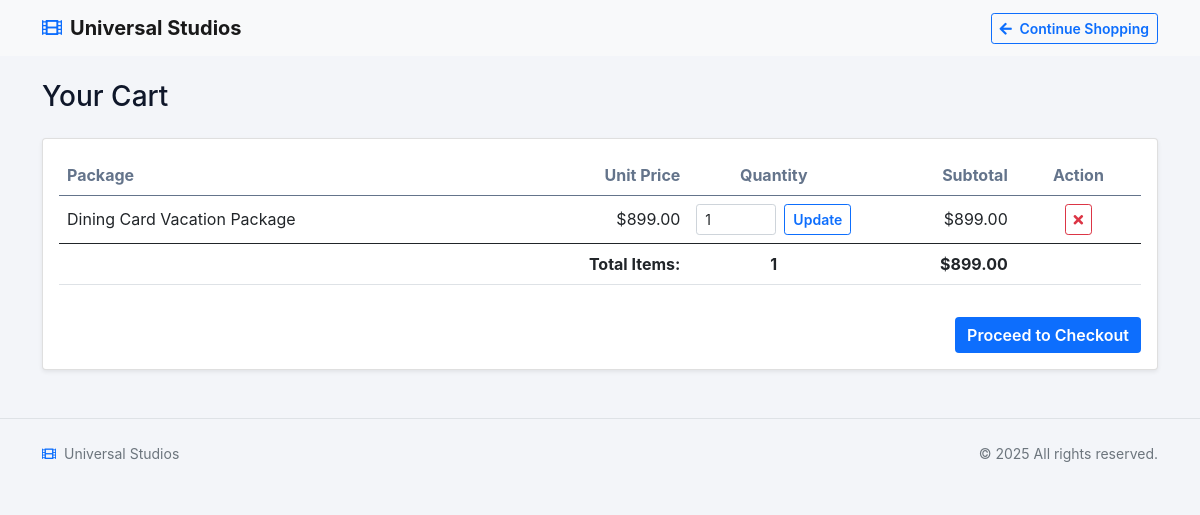
/Codes/customer/cart.php (signed in), run on the app's committed database.
### tables this page shows
CREATE TABLE `carts` (
  `id` int(10) UNSIGNED NOT NULL,
  `user_id` int(10) UNSIGNED NOT NULL,
  `package_id` int(10) UNSIGNED NOT NULL,
  `qty` int(10) UNSIGNED NOT NULL DEFAULT 1,
  `created_at` datetime NOT NULL DEFAULT current_timestamp(),
  `updated_at` datetime NOT NULL DEFAULT current_timestamp() ON UPDATE current_timestamp()
);

CREATE TABLE `packages` (
  `id` int(10) UNSIGNED NOT NULL,
  `title` varchar(120) NOT NULL,
  `short_desc` varchar(255) DEFAULT NULL,
  `price_usd` decimal(10,2) NOT NULL DEFAULT 0.00,
  `status` enum('active','inactive') NOT NULL DEFAULT 'active',
  `image_path` varchar(255) DEFAULT NULL,
  `created_at` datetime NOT NULL DEFAULT current_timestamp(),
  `updated_at` datetime NOT NULL DEFAULT current_timestamp() ON UPDATE current_timestamp()
);

### Codes/customer/cart.php (the view, shortened to what this page needs)
<?php
require __DIR__ . '/database.php';
$userId = (int)$_SESSION['user']['id'];
$sql = "SELECT c.id AS cart_id, c.qty, p.id AS package_id, p.title, p.price_usd
        FROM carts c
        JOIN packages p ON p.id = c.package_id
        WHERE c.user_id = ?
        ORDER BY c.updated_at DESC";
$stmt = $conn->prepare($sql);
$stmt->bind_param('i', $userId);
$stmt->execute();
$rows = $stmt->get_result()->fetch_all(MYSQLI_ASSOC);
function e($s) { return htmlspecialchars((string)$s, ENT_QUOTES, 'UTF-8'); }
?>
<!DOCTYPE html>
<html lang="en">
<head>
  <link href="https://cdn.jsdelivr.net/npm/bootstrap@5.0.0/dist/css/bootstrap.min.css" rel="stylesheet">
  <link rel="stylesheet" href="https://use.fontawesome.com/releases/v5.15.4/css/all.css"/>
  <link href="css/style.css" rel="stylesheet">
</head>
<body>
<nav class="navbar navbar-light bg-light">
  <div class="container">
    <a class="navbar-brand d-flex align-items-center" href="index.php">
      <i class="fas fa-film text-primary me-2"></i><strong><?= BRAND_NAME ?></strong>
    </a>
    <div class="d-flex gap-2">
      <a href="package.php" class="btn btn-outline-primary btn-sm"><i class="fas fa-arrow-left me-1"></i> Continue Shopping</a>
    </div>
  </div>
</nav>
<main class="container my-4">
  <h1 class="h3 mb-4">Your Cart</h1>
  <?php if (!$rows): ?>
    <div class="alert alert-info">
      <i class="far fa-frown me-2"></i>Your cart is empty.
      <a href="package.php" class="btn btn-primary btn-sm ms-2">Browse Packages</a>
    </div>
  <?php else: ?>
    <div class="card shadow-sm">
      <div class="card-body">
        <div class="table-responsive">
          <table class="table align-middle">
            <thead>
              <tr>
                <th>Package</th>
                <th class="text-end">Unit Price</th>
                <th style="width:150px;" class="text-center">Quantity</th>
                <th class="text-end">Subtotal</th>
                <th class="text-center">Action</th>
              </tr>
            </thead>
            <tbody>
            <?php $total = 0.0; $totalQty = 0; ?>
            <?php foreach ($rows as $r):
              $price = (float)$r['price_usd'];
              $qty = (int)$r['qty'];
              $sub = $price * $qty;
              $total += $sub;
              $totalQty += $qty;
            ?>
              <tr>
                <td><?= e($r['title']) ?></td>
                <td class="text-end">$<?= number_format($price,2) ?></td>
                <td class="text-center">
                  <form class="d-flex gap-2 justify-content-center" method="post" action="cart_update.php">
                    <input type="number" min="1" name="qty" value="<?= $qty ?>" class="form-control form-control-sm" style="width:80px;">
                    <button class="btn btn-sm btn-outline-primary">Update</button>
                  </form>
                </td>
                <td class="text-end">$<?= number_format($sub,2) ?></td>
                <td class="text-center">
                  <form method="post" action="cart_remove.php" onsubmit="return confirm('Remove this item?');">
                    <button class="btn btn-sm btn-outline-danger"><i class="fas fa-times"></i></button>
                  </form>
                </td>
              </tr>
            <?php endforeach; ?>
            </tbody>
            <tfoot>
              <tr>
                <th colspan="2" class="text-end">Total Items:</th>
                <th class="text-center"><?= $totalQty ?></th>
                <th class="text-end">$<?= number_format($total,2) ?></th>
                <th></th>
              </tr>
            </tfoot>
          </table>
        </div>
        <div class="d-flex justify-content-end mt-3">
          <a href="checkout.php" class="btn btn-primary">Proceed to Checkout</a>
        </div>
      </div>
    </div>
  <?php endif; ?>
</main>
<footer class="border-top py-4 mt-5">
  <div class="container small text-muted d-flex justify-content-between">
    <span><i class="fas fa-film text-primary me-2"></i><?= BRAND_NAME ?></span>
    <span>&copy; <?= date('Y') ?> All rights reserved.</span>
  </div>
</footer>
</body>
</html>

### Codes/css/style.css (style rules this page uses)
.btn { font-weight: 600; transition: .5s; }
.btn.btn-primary { color: var(--bs-white); border: none; }
:root { --bg:#f3f5f9; --ink:#0f172a; --muted:#6b7280; --sidebar:#1f283e; --sidebar-accent:#7c4dff; --sidebar-hover:#2a3553; --card:#ffffff; --line:#e7eaf0; --shadow:0 8px 24px rgba(15,23,42,.08); --c-cyan:#22d3ee; --c-green:#22c55e; --c-orange:#fb923c; --c-red:#ef4444; --c-purple:#8b5cf6; --c-blue:#3b82f6; }
* { box-sizing:border-box }
body { background:var(--bg); color:var(--ink); font-family: Inter, system-ui, -apple-system, Segoe UI, Roboto, Arial, sans-serif; }
a { text-decoration:none }
.table thead th { color:#64748b; font-weight:700; border-bottom:1px solid var(--line) }
.table tbody td { vertical-align:middle }

### data on the page
carts: package.title "Dining Card Vacation Package", package.price_usd "899.00", qty "1"

### other printed values
BRAND_NAME "Universal Studios"
$totalQty "1"
$total "899.00"
